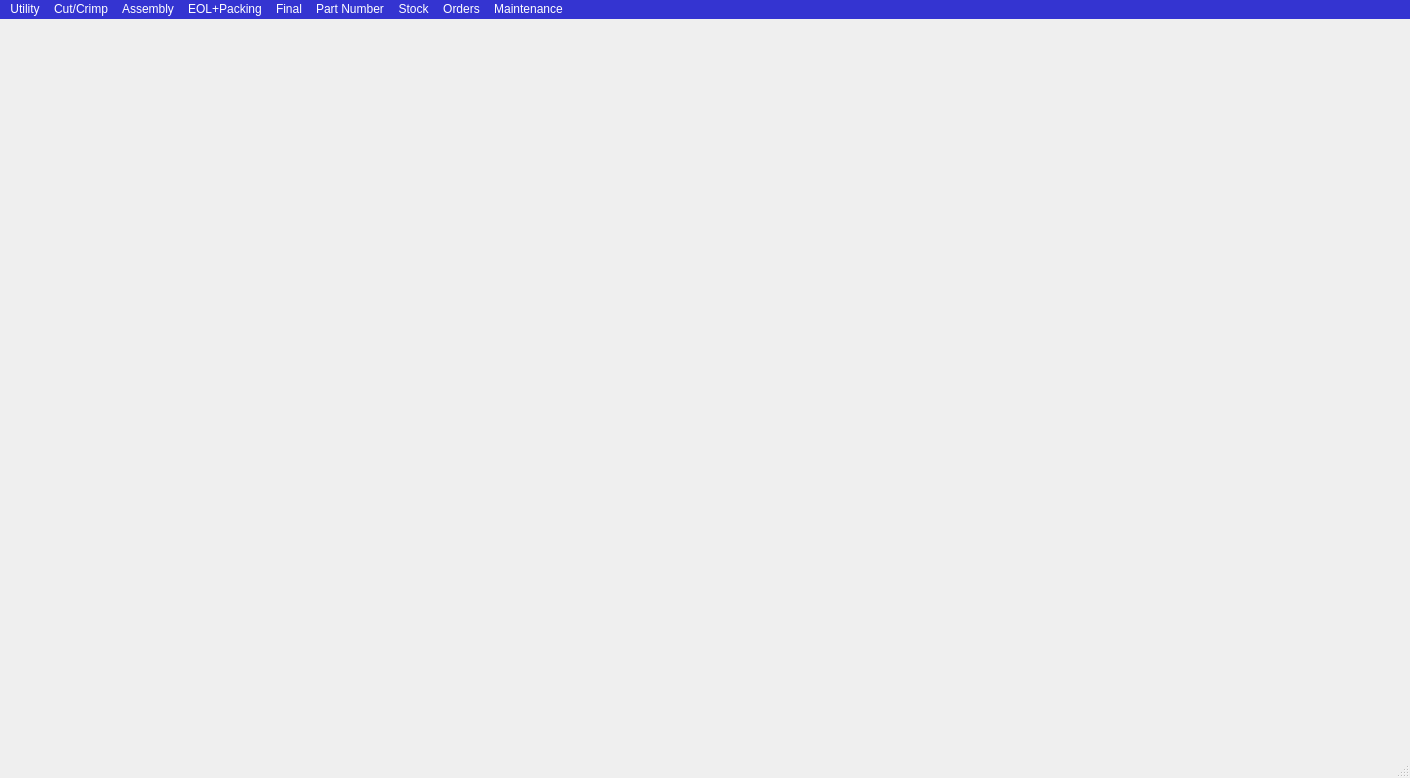
<?xml version="1.0" encoding="UTF-8"?>
<ui version="4.0">
 <class>MainWindow</class>
 <widget class="QMainWindow" name="MainWindow">
  <property name="geometry">
   <rect>
    <x>0</x>
    <y>0</y>
    <width>1410</width>
    <height>778</height>
   </rect>
  </property>
  <property name="sizePolicy">
   <sizepolicy hsizetype="Maximum" vsizetype="Maximum">
    <horstretch>0</horstretch>
    <verstretch>0</verstretch>
   </sizepolicy>
  </property>
  <property name="maximumSize">
   <size>
    <width>3840</width>
    <height>3840</height>
   </size>
  </property>
  <property name="windowTitle">
   <string>Mes ++ Main</string>
  </property>
  <property name="windowIcon">
   <iconset>
    <normaloff>../icon.jpeg</normaloff>../icon.jpeg</iconset>
  </property>
  <property name="styleSheet">
   <string notr="true"/>
  </property>
  <property name="toolButtonStyle">
   <enum>Qt::ToolButtonFollowStyle</enum>
  </property>
  <widget class="QWidget" name="centralwidget">
   <property name="styleSheet">
    <string notr="true"/>
   </property>
   <widget class="QStackedWidget" name="stackedWidget">
    <property name="geometry">
     <rect>
      <x>0</x>
      <y>0</y>
      <width>1411</width>
      <height>751</height>
     </rect>
    </property>
    <widget class="QWidget" name="page"/>
    <widget class="QWidget" name="page_2"/>
   </widget>
  </widget>
  <widget class="QMenuBar" name="menubar">
   <property name="geometry">
    <rect>
     <x>0</x>
     <y>0</y>
     <width>1410</width>
     <height>37</height>
    </rect>
   </property>
   <property name="styleSheet">
    <string notr="true">QMenuBar{
color: white;background:rgba(0,0,200,200);
}

QMenu:{background:rgba(50, 255, 50,125)}
QMenu:hover{background:rgba(50, 255, 50,255)}</string>
   </property>
   <property name="defaultUp">
    <bool>false</bool>
   </property>
   <property name="nativeMenuBar">
    <bool>true</bool>
   </property>
   <widget class="QMenu" name="menuUtility">
    <property name="title">
     <string>Utility</string>
    </property>
    <addaction name="actionUser_Manager"/>
    <addaction name="actionUserPermisions"/>
    <addaction name="actionAppMasterSettings"/>
    <addaction name="separator"/>
   </widget>
   <widget class="QMenu" name="menuCur_and_Crimp">
    <property name="styleSheet">
     <string notr="true"/>
    </property>
    <property name="tearOffEnabled">
     <bool>false</bool>
    </property>
    <property name="title">
     <string>Cut/Crimp</string>
    </property>
    <property name="separatorsCollapsible">
     <bool>false</bool>
    </property>
    <property name="toolTipsVisible">
     <bool>false</bool>
    </property>
    <addaction name="actionCuttingList"/>
    <addaction name="actionC_C_LABEL"/>
   </widget>
   <widget class="QMenu" name="menuAssembly">
    <property name="styleSheet">
     <string notr="true">border:1px black;</string>
    </property>
    <property name="title">
     <string>Assembly</string>
    </property>
   </widget>
   <widget class="QMenu" name="menuEOL_Packing">
    <property name="styleSheet">
     <string notr="true">border:1px black;</string>
    </property>
    <property name="title">
     <string>EOL+Packing</string>
    </property>
    <addaction name="actionTestEquipment"/>
    <addaction name="separator"/>
    <addaction name="separator"/>
    <addaction name="actionTestModelMaster"/>
    <addaction name="actionTestMaster"/>
   </widget>
   <widget class="QMenu" name="menuFinal">
    <property name="styleSheet">
     <string notr="true">border:1px black;</string>
    </property>
    <property name="title">
     <string>Final</string>
    </property>
   </widget>
   <widget class="QMenu" name="menuPart_Number">
    <property name="styleSheet">
     <string notr="true">border:1px black;</string>
    </property>
    <property name="title">
     <string>Part Number</string>
    </property>
    <addaction name="actionPartNumberMaster"/>
    <addaction name="actionPartCategoryMaster"/>
   </widget>
   <widget class="QMenu" name="menuStock">
    <property name="styleSheet">
     <string notr="true"/>
    </property>
    <property name="title">
     <string>Stock</string>
    </property>
   </widget>
   <widget class="QMenu" name="menuOrders">
    <property name="styleSheet">
     <string notr="true"/>
    </property>
    <property name="title">
     <string>Orders</string>
    </property>
    <addaction name="actionOrders"/>
   </widget>
   <widget class="QMenu" name="menuMaintenance">
    <property name="title">
     <string>Maintenance</string>
    </property>
    <addaction name="actionMachine_Types"/>
    <addaction name="actionMachine"/>
    <addaction name="actionApplicatorCA"/>
    <addaction name="actionSpare_part_Master"/>
    <addaction name="actionApplicatorMaster"/>
    <addaction name="separator"/>
    <addaction name="actionValidateApplicator"/>
   </widget>
   <addaction name="menuUtility"/>
   <addaction name="menuCur_and_Crimp"/>
   <addaction name="menuAssembly"/>
   <addaction name="menuEOL_Packing"/>
   <addaction name="menuFinal"/>
   <addaction name="menuPart_Number"/>
   <addaction name="menuStock"/>
   <addaction name="menuOrders"/>
   <addaction name="menuMaintenance"/>
  </widget>
  <widget class="QStatusBar" name="statusbar"/>
  <action name="actionUser_Manager">
   <property name="text">
    <string>User Manager</string>
   </property>
  </action>
  <action name="actionMachine_Types">
   <property name="text">
    <string>MachineTypesMaster</string>
   </property>
  </action>
  <action name="actionMachine">
   <property name="text">
    <string>MachineMaster</string>
   </property>
  </action>
  <action name="actionApplicatorCA">
   <property name="text">
    <string>ApplicatorCA Type</string>
   </property>
  </action>
  <action name="actionSpare_part_Master">
   <property name="text">
    <string>Spare part Master</string>
   </property>
  </action>
  <action name="actionApplicatorMaster">
   <property name="text">
    <string>ApplicatorMaster</string>
   </property>
  </action>
  <action name="actionValidateApplicator">
   <property name="text">
    <string>ValidateApplicator</string>
   </property>
  </action>
  <action name="actionPartNumberMaster">
   <property name="text">
    <string>PartNumberMaster</string>
   </property>
  </action>
  <action name="actionPartCategoryMaster">
   <property name="text">
    <string>PartCategoryMaster</string>
   </property>
  </action>
  <action name="actionTestEquipment">
   <property name="text">
    <string>ExecuteTest</string>
   </property>
  </action>
  <action name="actionTestModelMaster">
   <property name="text">
    <string>TestModelMaster</string>
   </property>
  </action>
  <action name="actionTestMaster">
   <property name="text">
    <string>TestMaster</string>
   </property>
  </action>
  <action name="actionUserPermisions">
   <property name="text">
    <string>UserPermisions</string>
   </property>
  </action>
  <action name="actionAppMasterSettings">
   <property name="text">
    <string>AppMasterSettings</string>
   </property>
  </action>
  <action name="actionCuttingList">
   <property name="text">
    <string>CuttingList</string>
   </property>
  </action>
  <action name="actionOrders">
   <property name="text">
    <string>Orders</string>
   </property>
  </action>
  <action name="actionC_C_LABEL">
   <property name="text">
    <string>C&amp;C LABEL</string>
   </property>
  </action>
 </widget>
 <resources/>
 <connections/>
</ui>
